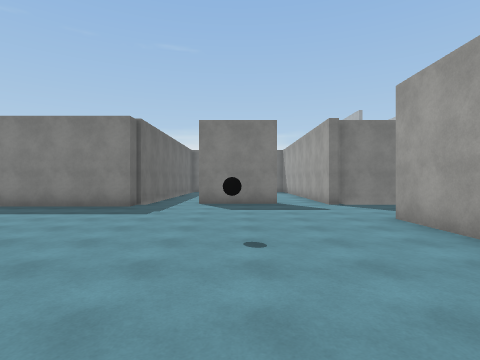
view 1 (above)

24 first-person views from a walk through a scene from a Unity 3-D project. The camera is 1.5 m above the floor, looks level and sees 80° across. The floor is counted in squares, 2 m on a side. Each view is taken from the middle of a square. On the plan, view 1 faces up. The plan holds only what a view shows up to about 10 squares ahead; the rest is blank. The place goes on beyond the plan. The player character is not drawn. Surface patterns are stand-ins for the level's own textures.

view 2
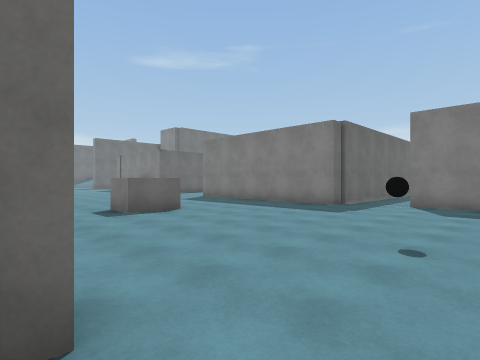

view 3
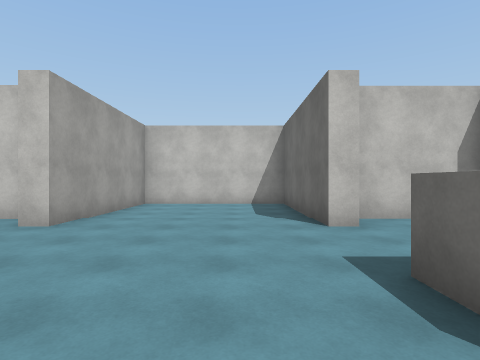

view 4
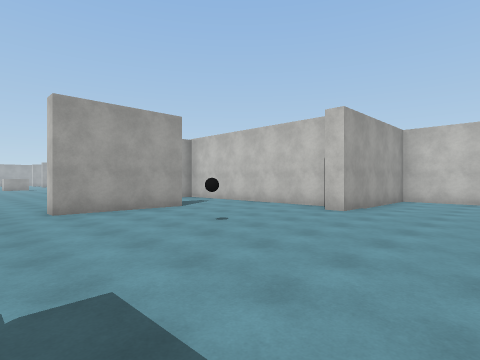

view 5
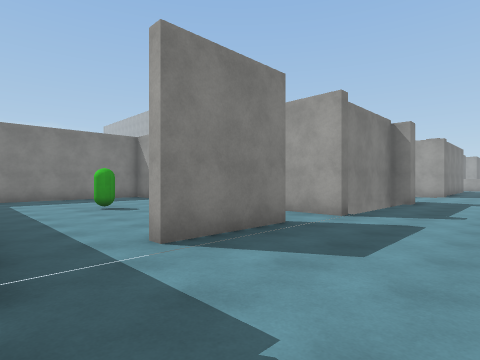

view 6
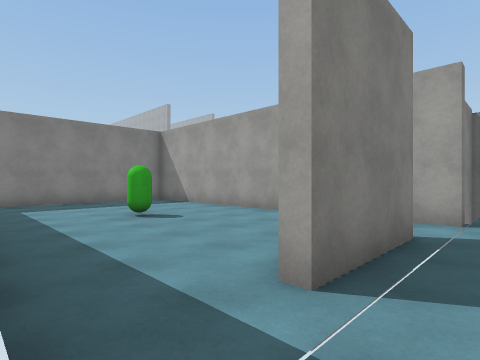

view 7
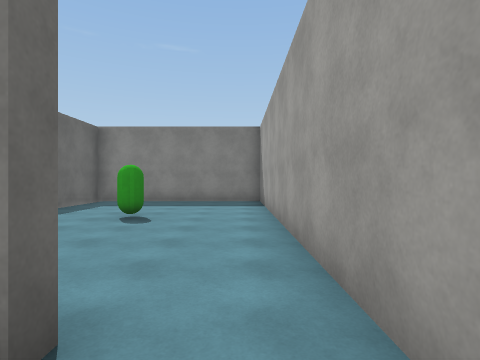

view 8
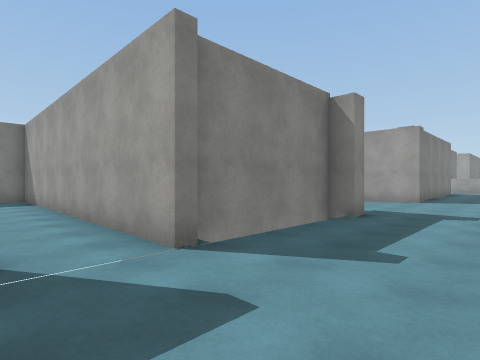

view 9
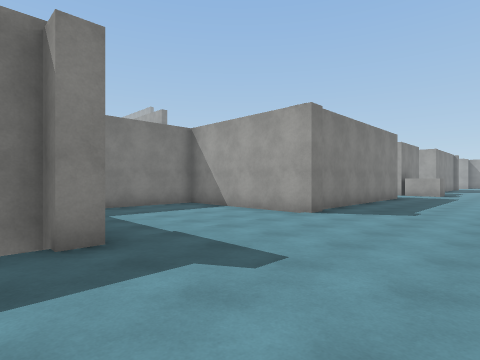

view 10
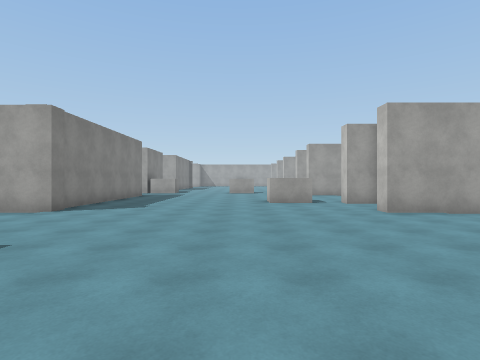

view 11
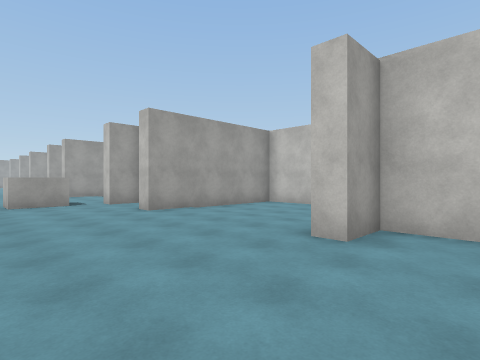

view 12
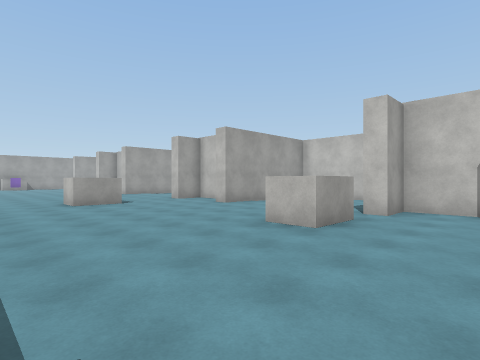

view 13
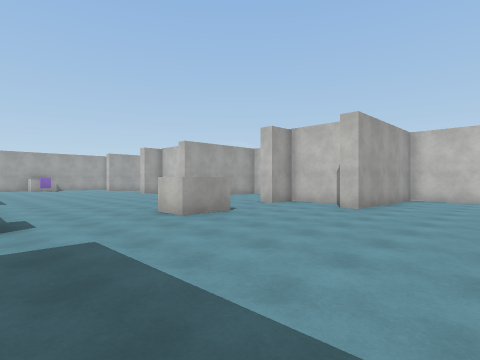

view 14
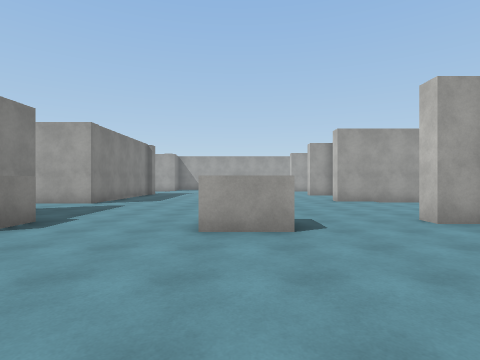

view 15
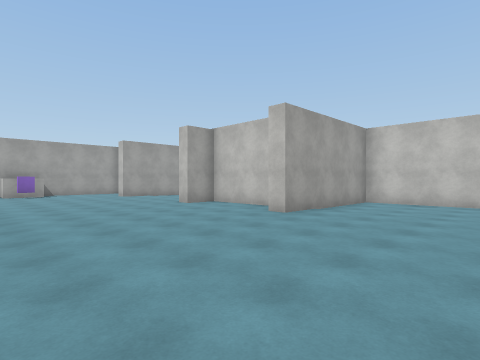

view 16
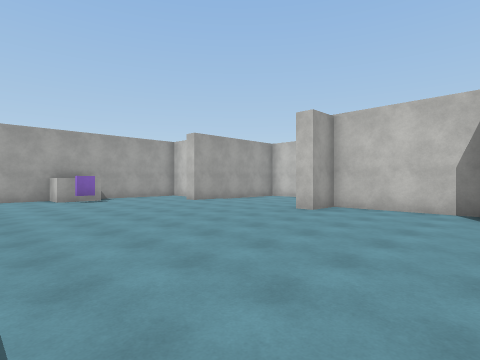

view 17
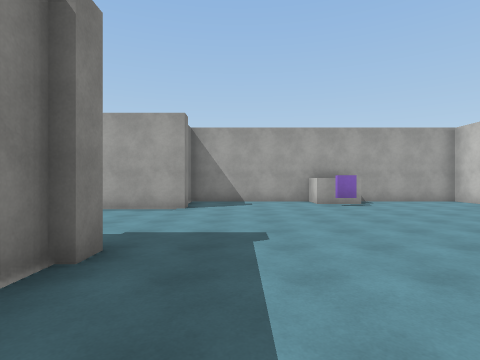

view 18
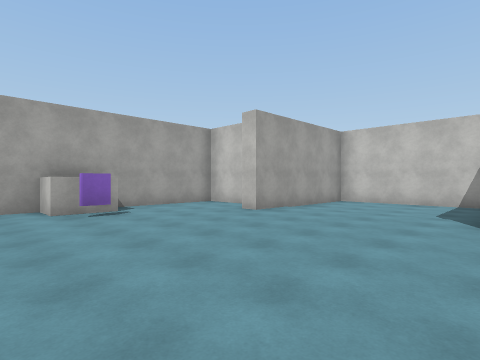

view 19
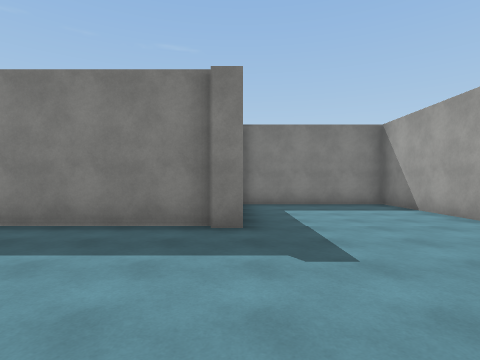

view 20
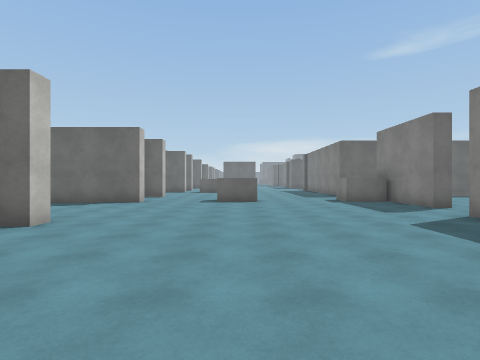

view 21
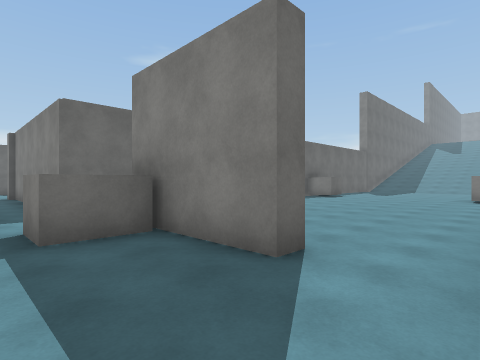

view 22
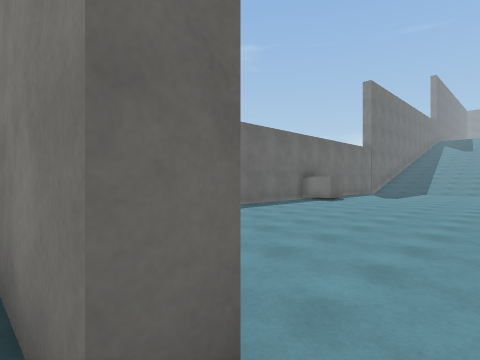

view 23
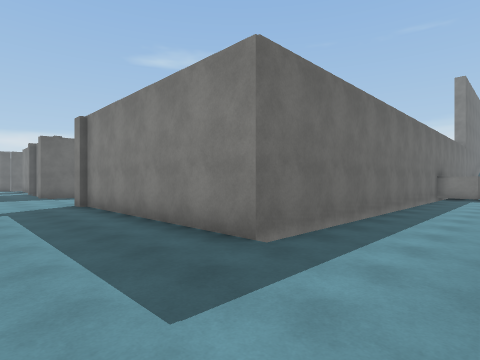

view 24
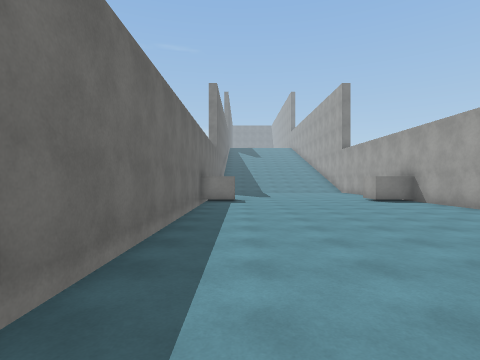

### Floor plan
Points are (right, up) in squares from view 1. A wall is a line through its corners. A room is listed if a view was taken in it or the views show most of it. See-through windows are left out.
Room 1 (views 1, 2, 3, 4, 5, 6, 7, 8)
walls: (-6, 0.4) (-5.4, 0.4) (-5.4, -4.3) (-0.9, -4.3) (-0.9, 0.4) (-0.4, 0.4); (0, -0.5) (1.4, -0.5); (-7.4, -0.5) (-6.2, -0.5); (3, 2.2) (3, 5.5); (-3, 10.1) (-3, 8.1) (-6.9, 8.1); (1.2, 9) (-1.4, 9)
ways out: opening at (2.3, 1) to room 2; opening at (3, 7) to room 2; opening at (-2, 9) to room 3; opening at (2, 9) to room 3; gap at (-1, 9) to room 3; gap at (1, 9) to room 3
objects: box (-6, 3) to (-6, 4); black ball (0, 4)
Room 2 (views 9, 10, 11, 12, 13, 14, 15, 16, 17, 18, 19, 20, 21, 22, 23, 24)
walls: (24.3, 9.8) (24.3, 9.2) (21.6, 9.2); (21.9, -0.2) (21.9, 0.6) (22.4, 0.6) (22.4, -2.4); (20, -0.5) (21.6, -0.5); (12.4, 8.5) (11.8, 8.5) (11.8, 13.1) (8.9, 13.1); (27.6, -0.5) (30.8, -0.5) (30.8, 0.6) (31.4, 0.6); (19, -3.1) (19, 0.6) (19.6, 0.6); (23.9, -4.1) (26.9, -4.1) (26.9, 0.6) (27.4, 0.6) (27.4, 0.1); (12.6, -0.5) (14, -0.5) (14, 0.6) (14.6, 0.6); (17, -4.1) (18.1, -4.1); (31.6, 8.7) (26.1, 8.7) (26.1, 10.5); (32.1, 8.5) (31.5, 8.5); (26.1, 16.2) (26.1, 19); (18.6, 17.9) (18.6, 8.7) (12.2, 8.7); (11.6, -3.6) (11.6, 0.6) (12.1, 0.6); (7.2, 8.5) (6.7, 8.5); (6.7, 9) (3.1, 9); (31.9, -4.1) (35.1, -4.1); (9.9, -4.1) (11.1, -4.1); (37, 8.5) (36.6, 8.5) (36.6, 13.1) (32, 13.1); (5.4, -0.5) (6.5, -0.5) (6.5, 0.6) (7.1, 0.6); (35.8, -3.4) (35.8, 0.6) (36.4, 0.6); (37.4, -0.5) (39, -0.5) (39, 8.7); (3, 5.5) (3.6, 5.5); (3.1, 8.7) (2.7, 8.7); (1.4, -0.5) (2.8, -0.5)
ways out: opening at (2.3, 1) to room 1; opening at (3, 7) to room 1
objects: box (15, 2) to (15, 3); box (19, 19) to (19, 20); box (21, 4) to (22, 4); box (21, 8) to (22, 9); box (25, 19) to (25, 20); books (37, 4); box (38, 4)
Room 3 (no view inside)
walls: (-3, 18) (-3, 15.9); (2.7, 8.7) (2.7, 18.1) (-2.1, 18.1)
ways out: opening at (-2, 9) to room 1; opening at (2, 9) to room 1; gap at (-1, 9) to room 1; gap at (1, 9) to room 1
objects: green capsule (0, 14)

Where each view was taken, in squares from view 1:
view 1: 0 up, 0 right, facing up
view 2: 0 up, 1 right, facing up-left
view 3: 5 up, 4 left, facing down
view 4: 7 up, 4 left, facing down-right
view 5: 6 up, 3 left, facing up-right
view 6: 8 up, 3 left, facing up-right
view 7: 8 up, 2 right, facing up
view 8: 6 up, 1 right, facing up-right
view 9: 5 up, 6 right, facing up-right
view 10: 4 up, 5 right, facing right
view 11: 4 up, 5 right, facing down-right
view 12: 7 up, 12 right, facing down-right
view 13: 8 up, 16 right, facing down-right
view 14: 4 up, 17 right, facing right
view 15: 6 up, 23 right, facing down-right
view 16: 7 up, 27 right, facing down-right
view 17: 7 up, 29 right, facing right
view 18: 6 up, 31 right, facing down-right
view 19: 4 up, 32 right, facing up
view 20: 4 up, 32 right, facing left
view 21: 7 up, 26 right, facing up-left
view 22: 9 up, 25 right, facing up-left
view 23: 6 up, 21 right, facing up-left
view 24: 9 up, 20 right, facing up
